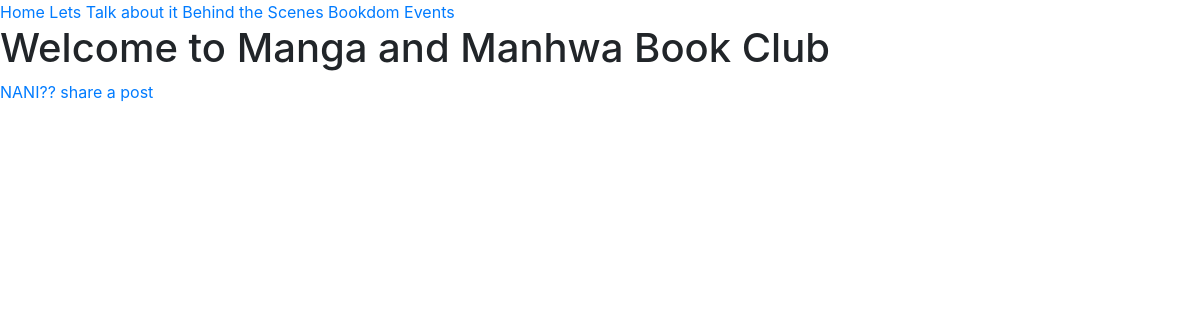
The app's page /, older data.
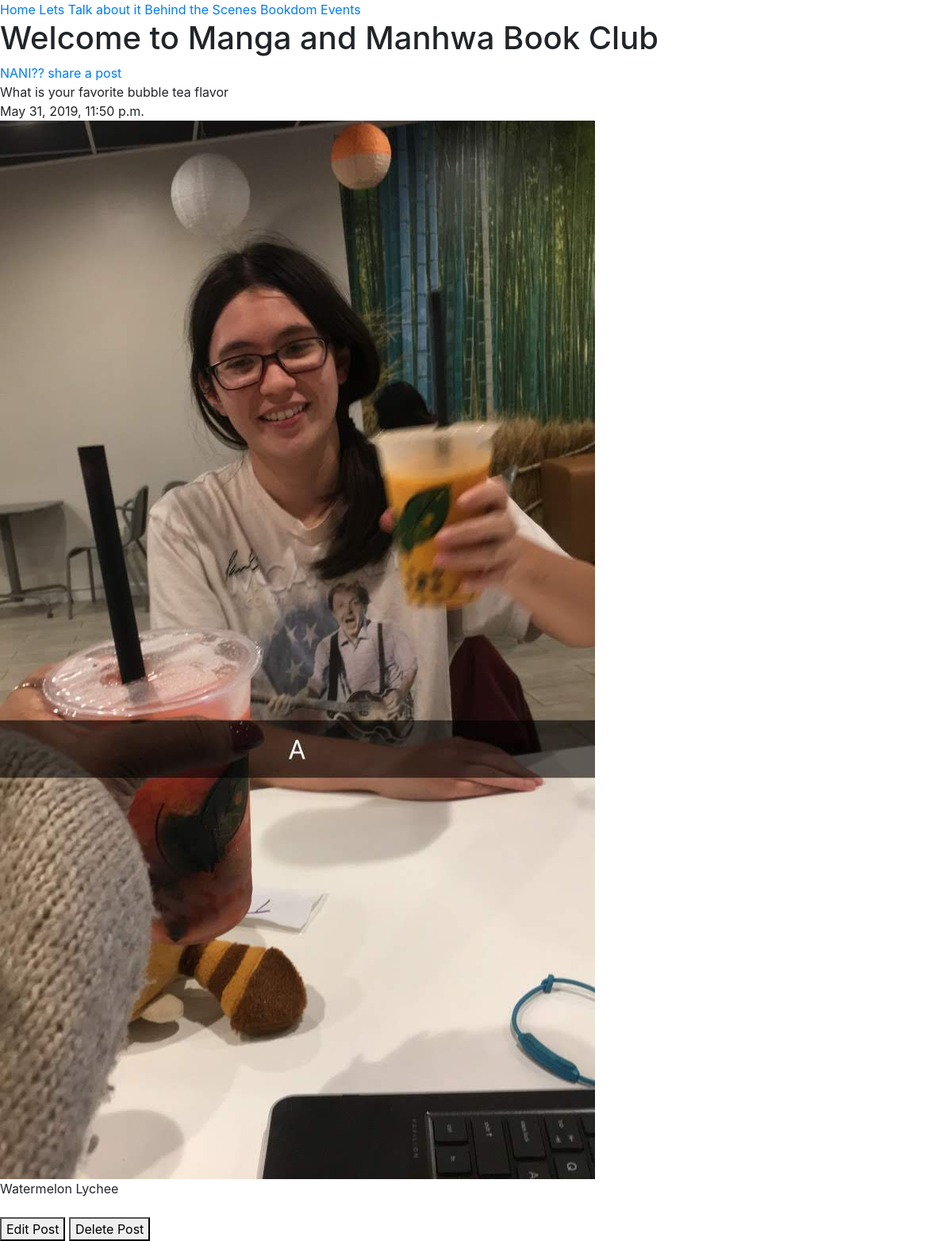
The same page, newer data.
### passionApp/models.py (models this page shows)
class NaniEntryModel(models.Model):
    topic = models.CharField(max_length=200, default="", blank=False)
    date = models.DateTimeField(default=datetime.now)
    image = models.ImageField(upload_to='images', null=True, blank=True)
    entry = models.TextField(max_length=5000, default="", blank=True)
    video = models.FileField(upload_to='videos', null=True, blank=True)
    URL_link = models.URLField(blank=True)

### passionApp/views.py (the view)
# urls.py: path('', views.index, name='index'),
def index(request):
    naniPost = NaniEntryModel.objects.all()
    context = {
        "allNani": naniPost
    }
    return render(request, "passionApp/index.html", context)

### passionApp/templates/passionApp/index.html (shortened to what this page needs)
{% extends 'passionApp/base.html' %}
{% block content %}
<div>
<h1>Welcome to Manga and Manhwa Book Club</h1>
    <a href="{% url 'addNani' %}">NANI?? share a post</a>
{% for eachNani in allNani %}
<br>
{{ eachNani.topic }}
<br>
{{ eachNani.date }}
<br>
<img src="{{ eachNani.image.url }}">
<br>
{{ eachNani.entry }}
<br>
<br>
<a href="{% url 'editNani' eachNani.id %}"><button>Edit Post</button></a>
<a href="{% url 'deleteNani' eachNani.id %}"><button>Delete Post</button></a>
{% endfor %}
</div>
{% endblock content %}

Row changes from the older to the newer data that the page shows:
added NaniEntryModel: topic "What is your favorite bubble tea flavor", date "May 31, 2019, 11:50 p.m.", image (picture), entry "Watermelon Lychee"
